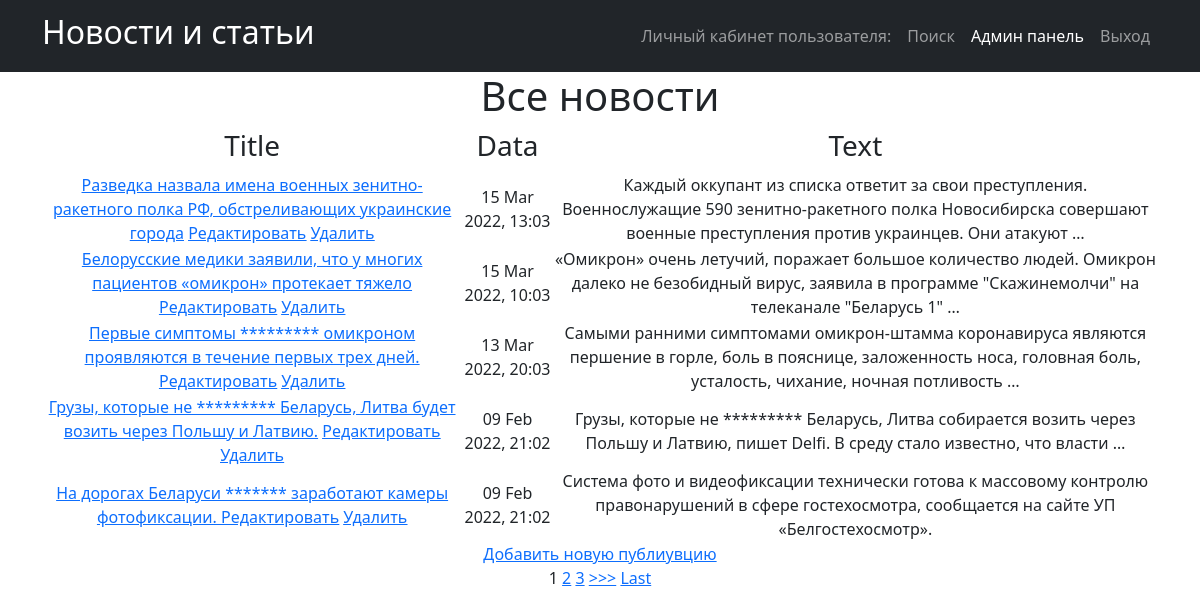
Page /news/ on the committed database.
### news_portal/models.py (models this page shows, shortened)
class Post(models.Model):
    PostAuthor = models.ForeignKey(Author, on_delete=models.CASCADE)
    NEWS = 'NW'
    ARTICLE = 'AR'
    CATEGORIES = [
        ('NW', 'Новость'),
        ('AR', 'Статья')
    ]
    categoryType = models.CharField('Категория публикации', max_length=2, choices=CATEGORIES)
    pubData = models.DateTimeField('дата добавления', auto_now_add=True)
    postCategory = models.ManyToManyField(Category, through='postCategory')
    postTitle = models.CharField('название публикации', max_length=255)
    postText = models.TextField('текст публикации')
    postRating = models.SmallIntegerField('рейтинг публикации', default=0)

### news_portal/views.py (the view, shortened to what this page needs)
# urls.py: path('', PostList.as_view()),
class PostList(ListView):
    model = Post
    template_name = 'news.html'
    context_object_name = 'news'
    queryset = Post.objects.order_by('-id')
    paginate_by = 1
    form_class = PostForm
    def get_context_data(self, **kwargs):
        context = super().get_context_data(**kwargs)
        context['filter'] = News_filter(self.request.GET, queryset=self.get_queryset())
        return context

### news_portal/templatetags/censor.py (called while the page is built)
@register.filter(name='censor')
def censor(value):
    text = value.split()
    for word in text:
        if word.lower() in CENSOR:
            value = value.replace(word, '*' * len(word))
    return value

### templates/news.html (shortened to what this page needs)
{% extends 'flatpages/default.html' %}
{% load censor %}
{% block content %}
<h1>Все новости</h1>
    {% if news %}
    <table>
        <tr>
            <td>
                <h3>Title</h3>
            </td>
            <td>
                <h3>Data</h3>
            </td>
            <td>
                <h3>Text</h3>
            </td>
            </tr>
            {% for new in filter.qs %}
            <tr>
            <td>
               <a href="{% url 'post_detail' new.id %}">{{ new.postTitle|censor }}</a>
                <a href="{% url 'post_update' new.id %}"><u>Редактировать</u></a>
                  <a href="{% url 'post_delete' new.id %}"><u> Удалить </u></a>
            </td>
            <td>
                {{ new.pubData|date:'d M Y, H:m' }}
            </td>
            <td>
                {{ new.postText|truncatewords:20|censor }}
            </td>
        </tr>
        {% endfor %}
    </table>
<a href="{% url 'post_create' %}">Добавить новую публиувцию</a> <br>
{% if is_paginated %}
    {% for num in page_obj.paginator.page_range %}
        {% if page_obj.number == num %}
            <a>{{ num }}</a>
        {% elif num > page_obj.number|add:'-3' and num < page_obj.number|add:'3' %}
            <a href="?page={{ num }}">{{ num }}</a>
        {% endif %}
    {% endfor %}
    {% if page_obj.has_next %}
        <a href="?page={{ page_obj.next_page_number }}">>>></a>
        <a href="?page={{ page_obj.paginator.num_pages }}">Last</a>
    {% endif %}
{% endif %}
    {% else %}
    <h2> Новостей нет! </h2>
    {% endif%}
{% endblock content %}

### templates/flatpages/default.html (shortened to what this page needs)
<!DOCTYPE html>
<html lang="en">
    <head>
        {% load static %}
        <link href="{% static 'css/styles.css' %}" rel="stylesheet" />
    </head>
    <body>
        <nav class="navbar navbar-expand-lg navbar-dark bg-dark">
            <div class="container">
                <a class="navbar-brand" href=/news/><h2>Новости и статьи</h2></a>
                <div class="collapse navbar-collapse" id="navbarSupportedContent">
                    <ul class="navbar-nav ms-auto mb-2 mb-lg-0">
                        <li class="nav-item"><a class="nav-link" href=http://127.0.0.1:8000>Личный кабинет пользователя: {{request.user.username}}</a></li>
                        <li class="nav-item"><a class="nav-link" href=/news/search/>Поиск</a></li>
                        <li class="nav-item"><a class="nav-link active" aria-current="page" href=/admin/>Админ панель</a></li>
                        <li class="nav-item"><a class="nav-link" href=/sign/logout/>Выход</a></li>
                            </ul>
                </div>
            </div>
        </nav>
        <div class="container">
           <div class="row">
               <div class="col-lg-12 text-center">
                   {% block content %}{% endblock content %}
               </div>
           </div>
        </div>
    </body>
</html>

### rows in the picture
Post: postTitle|censor "Разведка назвала имена военных зенитно-ракетного полка РФ, обстреливающих украинские города", pubData "15 Mar 2022, 13:03", postText|censor "Каждый оккупант из списка ответит за свои преступления. Военнослужащие 590 зенитно-ракетного полка Новосибирска совершают военные преступления против украинцев. Они атакуют …"
Post: postTitle|censor "Белорусские медики заявили, что у многих пациентов «омикрон» протекает тяжело", pubData "15 Mar 2022, 10:03", postText|censor "«Омикрон» очень летучий, поражает большое количество людей. Омикрон далеко не безобидный вирус, заявила в программе \"Скажинемолчи\" на телеканале \"Беларусь 1\" …"
Post: postTitle|censor "Первые симптомы ********* омикроном проявляются в течение первых трех дней.", pubData "13 Mar 2022, 20:03", postText|censor "Самыми ранними симптомами омикрон-штамма коронавируса являются першение в горле, боль в пояснице, заложенность носа, головная боль, усталость, чихание, ночная потливость …"
Post: postTitle|censor "Грузы, которые не ********* Беларусь, Литва будет возить через Польшу и Латвию.", pubData "09 Feb 2022, 21:02", postText|censor "Грузы, которые не ********* Беларусь, Литва собирается возить через Польшу и Латвию, пишет Delfi. В среду стало известно, что власти …"
Post: postTitle|censor "На дорогах Беларуси ******* заработают камеры фотофиксации.", pubData "09 Feb 2022, 21:02", postText|censor "Система фото и видеофиксации технически готова к массовому контролю правонарушений в сфере гостехосмотра, сообщается на сайте УП «Белгостехосмотр»."

### other values in the picture
{{ num }} "1"
{{ num }} "2" "3"
